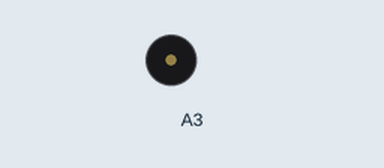
This sketch was run on a simulated Arduino Uno, built with avr-gcc and run on an emulated ATmega328P. Parts: buzzer (waves = sounding).

Above: at 0.35 s.
Timing chart, 0 to 3.0 s (numbered marks = the images above):
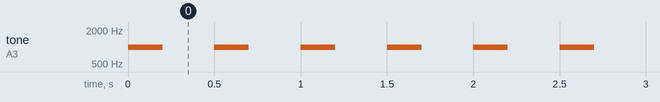

The sketch:

test-code.ino
```cpp
void setup() {}
void loop() {
tone(A3, 1000); delay(200);
noTone(A3); delay(300);
}
```

Measured:
- by itself, tone on A3: alternates 1000 Hz for 0.20 s and silent for 0.30 s
